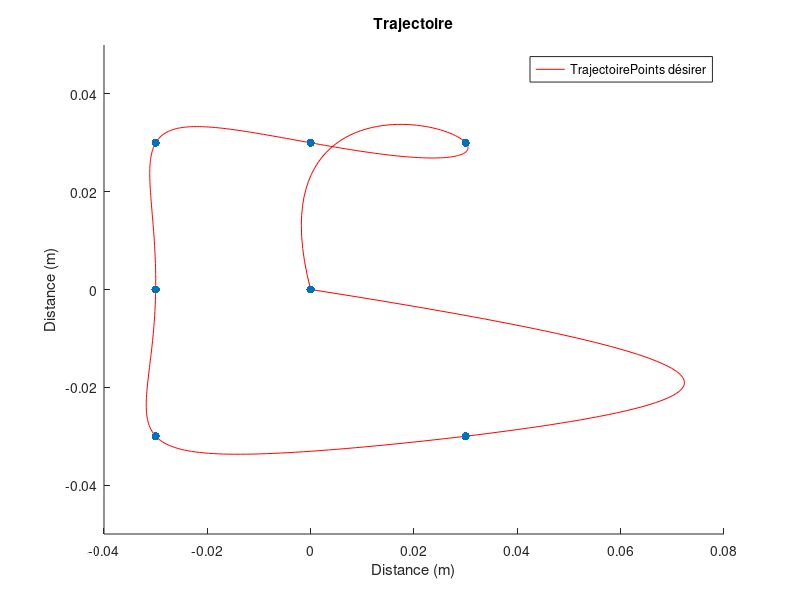

Write MATLAB code to recreate this figure. (Note: this script raises an error after producing the figure.)
clc
close all
clear all

%% Information
% point 1 = (0,0)
% point 2 = (3,3)
% point 3 = (-3,3)
% point 4 = (-3,-3)
% point 5 = (3,-3)
% point 6 = (0,0)

%Variables
%Un huit en trajectoire
% OUT = [0.0/100  3.0/100   5.0/100   3.0/100  -3.0/100  -5.0/100  -3.0/100   0.0/100;
%        0.0/100  3.0/100   0.0/100  -3.0/100   3.0/100   0.0/100  -3.0/100   0.0/100]';

OUT = [0.0  3.0   0.0  -3.0  -3.0  -3.0   3.0   0.0;
       0.0  3.0   3.0   3.0   0.0  -3.0  -3.0   0.0]';

OUT = OUT./100;

Temps = linspace(1, 8, length(OUT(:,1)));
Position = 1:0.02:8;

%Pour les X
for n = 1:length(OUT(:,1))
    for nn = 1:length(OUT(:,1));
        C(nn, n) = (Temps(nn)).^(n-1);
    end
end

%Pour les Y
for n = 1:length(OUT(:,2))
    S(n,1) = OUT(n,2);
    S2(n,1) = OUT(n,1);
end

clear n nn

%Calcul de l'interpolation
A1 = pinv(C)*S;
A2 = pinv(C)*S2;

H1 = A1(8).*Position.^7 + A1(7).*Position.^6 + A1(6).*Position.^5 + A1(5).*Position.^4 + A1(4).*Position.^3 + A1(3).*Position.^2 + A1(2).*Position + A1(1);
H2 = A2(8).*Position.^7 + A2(7).*Position.^6 + A2(6).*Position.^5 + A2(5).*Position.^4 + A2(4).*Position.^3 + A2(3).*Position.^2 + A2(2).*Position + A2(1);

%Pour la longueur
dH1 = 7*A1(8).*Position.^6 + 6*A1(7).*Position.^5 + 5*A1(6).*Position.^4 + 4*A1(5).*Position.^3 + 3*A1(4).*Position.^2 + 2*A1(3).*Position + A1(2).*Position;
dH2 = 7*A2(8).*Position.^6 + 6*A2(7).*Position.^5 + 5*A2(6).*Position.^4 + 4*A2(5).*Position.^3 + 3*A2(4).*Position.^2 + 2*A2(3).*Position + A2(2).*Position;

H1 = H1(:);
H2 = H2(:);

%Ajustement pour le maximum
H1(H1 <= -0.08) = -0.08;
H1(H1 >=  0.08) =  0.08;
H2(H2 <= -0.08) = -0.08;
H2(H2 >=  0.08) =  0.08;

figure
hold on
plot(H2, H1, "red")
scatter(OUT(:,1), OUT(:,2), "blue", 'filled')
xlim([-0.04 0.08])
ylim([-0.05 0.05])
xlabel("Distance (m)")
ylabel("Distance (m)")
title("Trajectoire")
legend(["Trajectoire", "Points désirer"])

%% Save les valeurs 
Path = which("Trajectoire.m");
Path = strrep(Path, 'Trajectoire.m', 'Trajectoire.mat');
save(Path, "-mat");


%% Autre
% Si on veut juste de point vers point
% Diviser = 10;

% for n = 2:length(OUT(:,1))
%     if OUT(n,1) == OUT(n-1,1)
%         X = OUT(n,1)*ones(1, Diviser);
%     elseif OUT(n,1) < OUT(n-1,1)
%         X = linspace(OUT(n-1,1),OUT(n,1),Diviser);
%     elseif OUT(n,1) > OUT(n-1,1)
%         X = linspace(OUT(n-1,1),OUT(n,1), Diviser);
%     end
% 
%     if OUT(n,2) == OUT(n-1,2)
%         Y = OUT(n,2)*ones(1, Diviser);
%     elseif OUT(n,2) < OUT(n-1,2)
%         Y = linspace(OUT(n-1,2),OUT(n,2),Diviser);
%     elseif OUT(n,2) > OUT(n-1,2)
%         Y = linspace(OUT(n-1,2),OUT(n,1), Diviser);
%     end
% 
%     if n == 2
%         Xout = X;
%         Yout = Y;
%     else
%         Xout = [Xout X];
%         Yout = [Yout Y];
%     end
% end
% figure
% scatter(Xout, Yout)
% xlim([-4 4])
% ylim([-4 4])


disp("Hello World");
